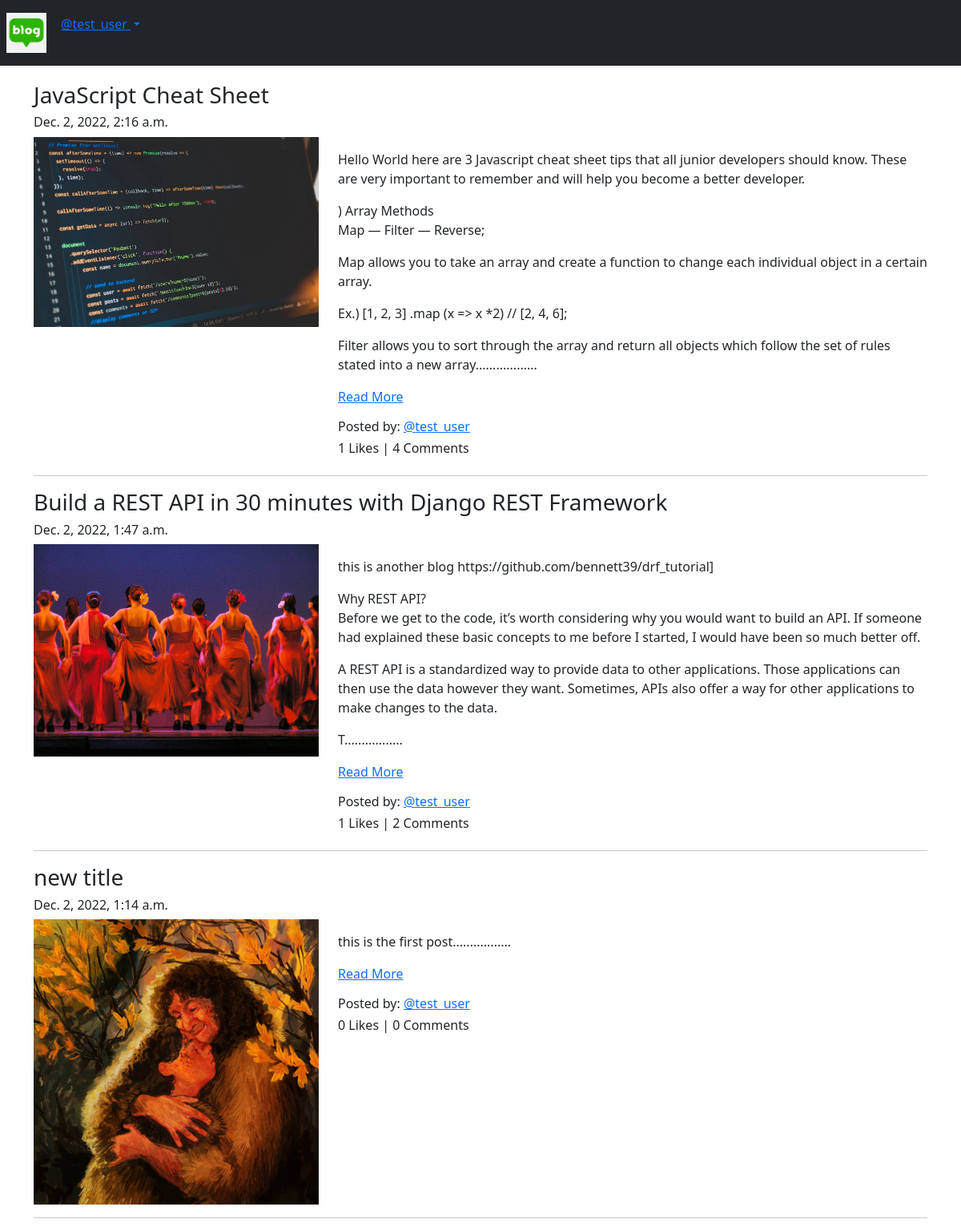
Screenshot of /blog/ (signed in) with the database file from the repository.
### App_Blog/models.py (models this page shows, shortened)
class Blog(models.Model):
    author = models.ForeignKey(User, on_delete=models.CASCADE, related_name='post_author')
    blog_title = models.CharField(max_length=264, verbose_name="Put a Title")
    slug = models.SlugField(max_length=264, unique=True)
    blog_content = models.TextField(verbose_name="what is on your mind?")
    blog_image = models.ImageField(upload_to='blog_image', verbose_name="Image")
    publish_date = models.DateTimeField(auto_now_add=True)
    update_date = models.DateTimeField(auto_now=True)
    class Meta:
        ordering = ('-publish_date',)

### App_Blog/views.py (the view)
# urls.py: path('', views.BlogList.as_view(), name='blog_list'),
class BlogList(ListView):
    context_object_name = 'blogs'
    model = Blog
    template_name = 'App_Blog/blog_list.html'

### App_Blog/templatetags/custom_filters.py (called while the page is built)
def range_filter(value):
    return value[0:500] + "................."

### templates/App_Blog/blog_list.html (shortened to what this page needs)
{% extends 'base.html' %}
{% load custom_filters %}
{% block body_block %}
{% for blog in blogs %}
<h3> {{blog.blog_title}}</h3>
<h6>{{blog.publish_date}}</h6>
<div class="row">
  <div class="col-sm-4">
	  <img src="/media/{{blog.blog_image}}" alt="{{blog.blog_image}}" title="{{blog.blog_title}}"
	  width="100%">
  </div>
  <div class="col-sm-8">
	  <p>{{blog.blog_content|range_filter|linebreaks}}<a href="{% url 'App_Blog:blog_details' slug=blog.slug %}">Read More</a></p>
	  <h6> Posted by: <a href="#">@{{blog.author}}</a></h6>
    <h6>{{blog.liked_blog.count}} Likes | {{blog.blog_comment.count}} Comments </h6>
  </div>
</div>
<hr>
{% endfor %}
{% endblock body_block %}

### templates/base.html (shortened to what this page needs)
<!doctype html>
<html lang="en">
<head>
  <link href="https://cdn.jsdelivr.net/npm/bootstrap@5.2.3/dist/css/bootstrap.min.css" rel="stylesheet"
>
</head>
<body>
  <nav class="navbar navbar-expand-sm bg-dark navbar-dark">
    <ul class="navbar-nav">
      <li class="nav-item-active">
        <a class="nav-link" href="{% url 'index' %}"><img src="/media/logo.png" alt="" width="50px"></a>
      </li>
      {% if user.is_authenticated %}
      <div class="dropdown" style="padding:10px">
        <a class="dropdown-toggle" href="#" id="navbardrop" data-bs-toggle="dropdown">
          @{{user.username}}
        </a>
      </div>
      {% endif %}
    </ul>
  </nav>
  <div class="container" style="padding-top:20px">
    {% block body_block %}
    {% endblock %}
  </div>
</body>
</html>

### rows the page displays
Blog: blog_title "JavaScript Cheat Sheet", publish_date "Dec. 2, 2022, 2:16 a.m.", blog_image (picture), blog_content|range_filter "Hello World here are 3 Javascript cheat sheet tips that all junior developers should know. These are very important to remember and will help you become a better developer. ) Array Methods Map — Filter — Reverse; Map allows you to take an array and create a function to change each individual object in a certain array. Ex.) [1, 2, 3] .map (x => x *2) // [2, 4, 6]; Filter allows you to sort through the array and return all objects which follow the set of rules stated into a new array..................", author "test_user", liked_blog.count "1", blog_comment.count "4"
Blog: blog_title "Build a REST API in 30 minutes with Django REST Framework", publish_date "Dec. 2, 2022, 1:47 a.m.", blog_image (picture), blog_content|range_filter "this is another blog https://github.com/bennett39/drf_tutorial] Why REST API? Before we get to the code, it’s worth considering why you would want to build an API. If someone had explained these basic concepts to me before I started, I would have been so much better off. A REST API is a standardized way to provide data to other applications. Those applications can then use the data however they want. Sometimes, APIs also offer a way for other applications to make changes to the data. T.................", author "test_user", liked_blog.count "1", blog_comment.count "2"
Blog: blog_title "new title", publish_date "Dec. 2, 2022, 1:14 a.m.", blog_image (picture), blog_content|range_filter "this is the first post.................", author "test_user", liked_blog.count "0", blog_comment.count "0"

### other values shown
{{ user.username }} "test_user"
